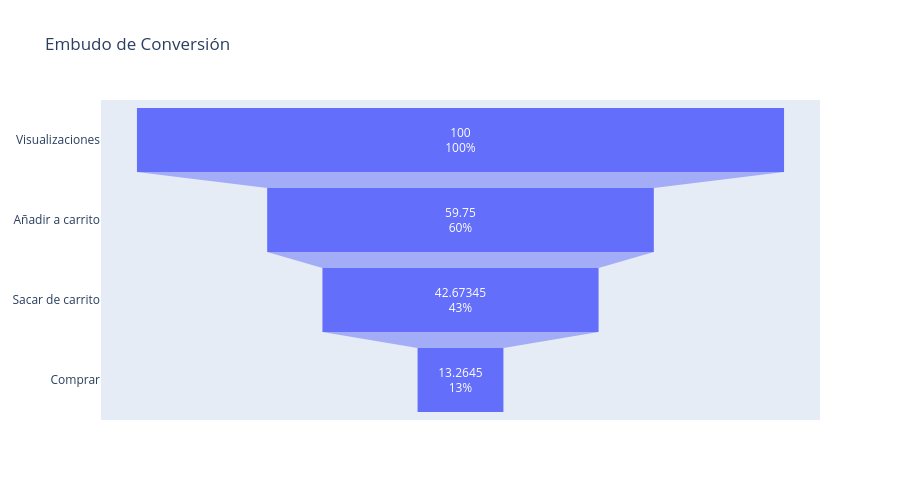

Notebook cell for this chart:
### Code cell
# ─────────────────────────────────────────────
# PURPOSE: Visualize the conversion funnel using an interactive Plotly chart
# ─────────────────────────────────────────────
import plotly.graph_objects as go

# Create a funnel chart; textinfo shows both the raw value and % relative to the first stage
fig = go.Figure(go.Funnel(
    y = df_funnel['fase'],         # Funnel stage labels (vertical axis)
    x = df_funnel['porcentaje'],   # Cumulative percentage values (horizontal axis)
    textinfo = "value+percent initial"
))

fig.update_layout(
    title = "Embudo de Conversión",
    height = 500
)

fig.show()

### Figure 1 — Plotly figure (JSON) as saved in the notebook; plotly's stock layout.template omitted (floating-point values rounded to 4 significant figures)
{"data": [{"textinfo": "value+percent initial", "type": "funnel", "x": [100.0, 59.75, 42.67, 13.26], "y": ["Visualizaciones", "Añadir a carrito", "Sacar de carrito", "Comprar"]}], "layout": {"height": 500, "title": {"text": "Embudo de Conversión"}}}
